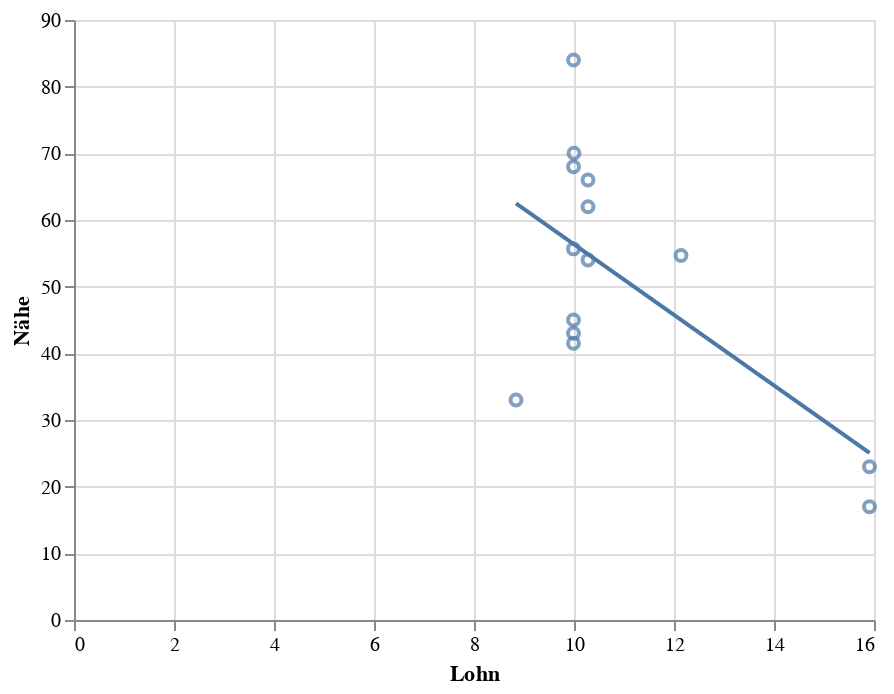
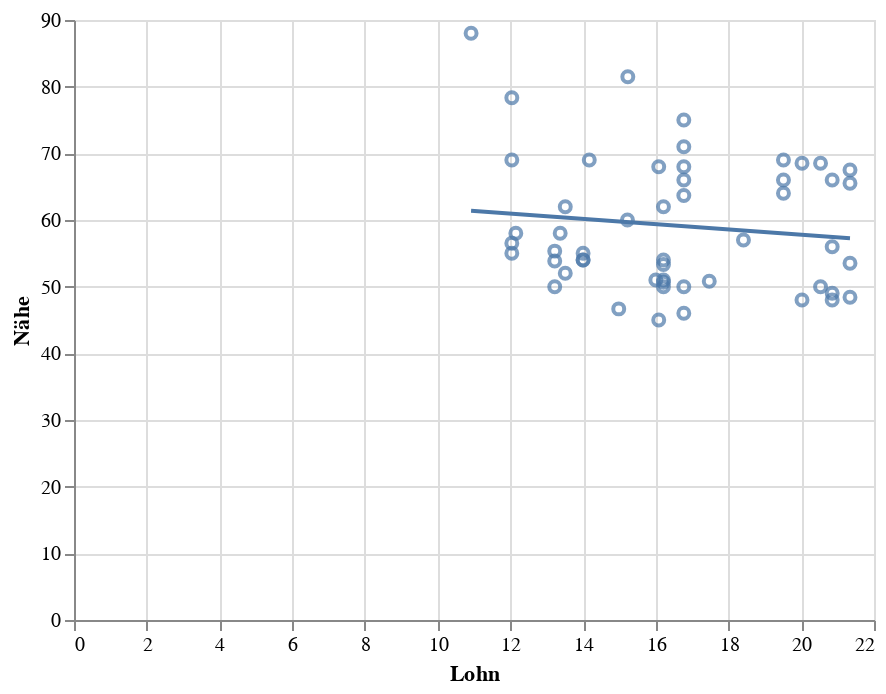
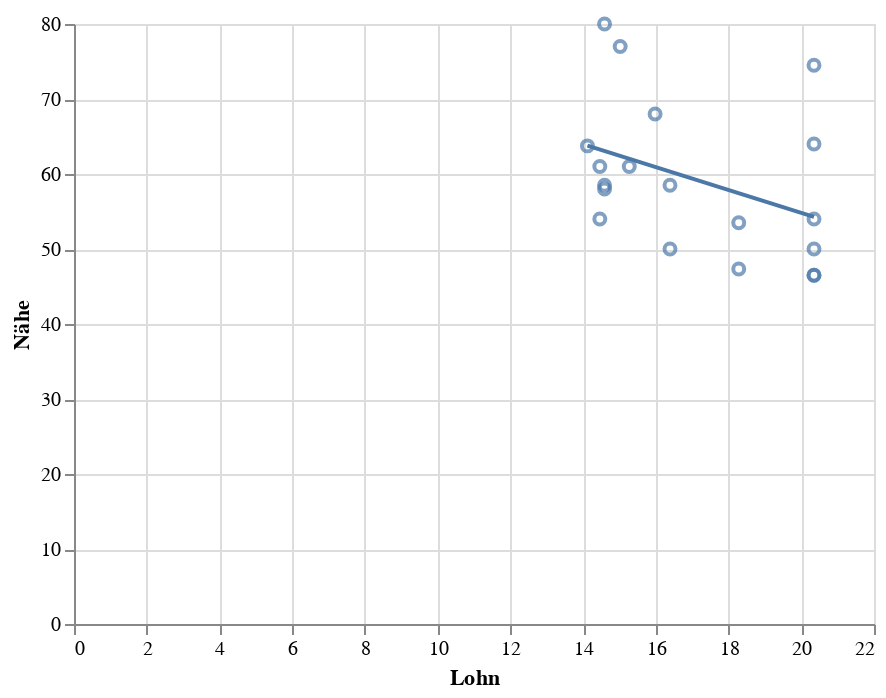
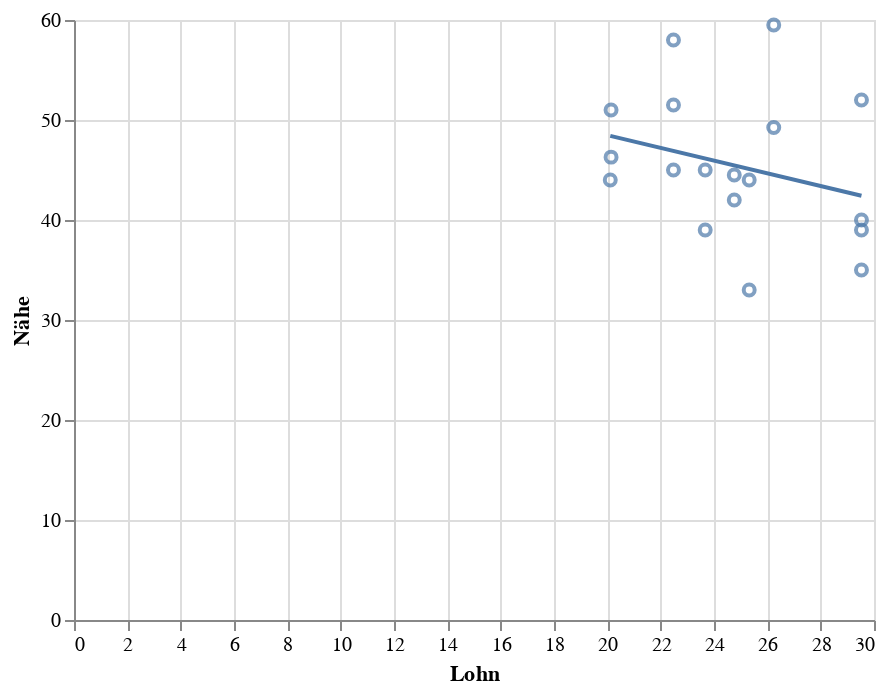

Notebook code cell kept with these figures, in order:
### Markdown cell above
And now we run it only with the clear matches

### Code cell
dataset_to_be_used=merged_clear_matches
sectorlist=dataset_to_be_used["Sektor"].unique().tolist()
sectorlist.sort()
for i in (sectorlist):
    print(i)
    subset=dataset_to_be_used[dataset_to_be_used["Sektor"]==i]
    result=(scipy.stats.linregress(subset["Lohn"], subset["Nähe"]))
    print(result.pvalue)
    print(result.rvalue**2)

    combined = alt.layer(charts + charts.transform_regression('Lohn', 'Nähe').mark_line(), data=subset)
    combined.display()

### Figure 1 — Vega-Lite specification as saved in the notebook (floating-point values rounded to 4 significant figures)
{"config": {"view": {"continuousWidth": 400, "continuousHeight": 300}}, "layer": [{"layer": [{"mark": "point", "encoding": {"tooltip": {"type": "nominal", "field": "Bezeichnung"}, "x": {"type": "quantitative", "field": "Lohn"}, "y": {"type": "quantitative", "field": "Nähe"}}}, {"mark": "line", "encoding": {"tooltip": {"type": "nominal", "field": "Bezeichnung"}, "x": {"type": "quantitative", "field": "Lohn"}, "y": {"type": "quantitative", "field": "Nähe"}}, "transform": [{"on": "Lohn", "regression": "Nähe"}]}]}], "data": {"name": "data-f17cd7315eadbf21d648384e68a27528"}, "$schema": "https://vega.github.io/schema/vega-lite/v4.0.0.json", "datasets": {"data-f17cd7315eadbf21d648384e68a27528": [{"Bezeichnung": "111 Landwirtschaft", "Lohn": 9.99, "Nähe": 84.0, "number_to_merge": "111", "Sektor": "1"}, {"Bezeichnung": "111 Landwirtschaft", "Lohn": 9.99, "Nähe": 43.0, "number_to_merge": "111", "Sektor": "1"}, {"Bezeichnung": "111 Landwirtschaft", "Lohn": 9.99, "Nähe": 41.5, "number_to_merge": "111", "Sektor": "1"}, {"Bezeichnung": "111 Landwirtschaft", "Lohn": 9.99, "Nähe": 68.0, "number_to_merge": "111", "Sektor": "1"}, {"Bezeichnung": "111 Landwirtschaft", "Lohn": 9.99, "Nähe": 55.67, "number_to_merge": "111", "Sektor": "1"}, {"Bezeichnung": "111 Landwirtschaft", "Lohn": 9.99, "Nähe": 45.0, "number_to_merge": "111", "Sektor": "1"}, {"Bezeichnung": "113 Pferdewirtschaft", "Lohn": 8.84, "Nähe": 33.0, "number_to_merge": "113", "Sektor": "1"}, {"Bezeichnung": "114 Fischwirtschaft", "Lohn": 10.0, "Nähe": 70.0, "number_to_merge": "114", "Sektor": "1"}, {"Bezeichnung": "115 Tierpflege", "Lohn": 10.28, "Nähe": 62.0, "number_to_merge": "115", "Sektor": "1"}, {"Bezeichnung": "115 Tierpflege", "Lohn": 10.28, "Nähe": 54.0, "number_to_merge": "115", "Sektor": "1"}, {"Bezeichnung": "115 Tierpflege", "Lohn": 10.28, "Nähe": 66.0, "number_to_merge": "115", "Sektor": "1"}, {"Bezeichnung": "117 Forst-,Jagdwirtschaft, Landschaftspflege", "Lohn": 15.91, "Nähe": 23.0, "number_to_merge": "117", "Sektor": "1"}, {"Bezeichnung": "117 Forst-,Jagdwirtschaft, Landschaftspflege", "Lohn": 15.91, "Nähe": 17.0, "number_to_merge": "117", "Sektor": "1"}, {"Bezeichnung": "121 Gartenbau", "Lohn": 12.14, "Nähe": 54.67, "number_to_merge": "121", "Sektor": "1"}]}}

### Figure 2 — Vega-Lite specification as saved in the notebook (floating-point values rounded to 4 significant figures)
{"config": {"view": {"continuousWidth": 400, "continuousHeight": 300}}, "layer": [{"layer": [{"mark": "point", "encoding": {"tooltip": {"type": "nominal", "field": "Bezeichnung"}, "x": {"type": "quantitative", "field": "Lohn"}, "y": {"type": "quantitative", "field": "Nähe"}}}, {"mark": "line", "encoding": {"tooltip": {"type": "nominal", "field": "Bezeichnung"}, "x": {"type": "quantitative", "field": "Lohn"}, "y": {"type": "quantitative", "field": "Nähe"}}, "transform": [{"on": "Lohn", "regression": "Nähe"}]}]}], "data": {"name": "data-a7087ff5c5d7b0b1f70576dda6fbb7af"}, "$schema": "https://vega.github.io/schema/vega-lite/v4.0.0.json", "datasets": {"data-a7087ff5c5d7b0b1f70576dda6fbb7af": [{"Bezeichnung": "211 Berg-, Tagebau und Sprengtechnik", "Lohn": 20.85, "Nähe": 66.0, "number_to_merge": "211", "Sektor": "2"}, {"Bezeichnung": "211 Berg-, Tagebau und Sprengtechnik", "Lohn": 20.85, "Nähe": 56.0, "number_to_merge": "211", "Sektor": "2"}, {"Bezeichnung": "211 Berg-, Tagebau und Sprengtechnik", "Lohn": 20.85, "Nähe": 49.0, "number_to_merge": "211", "Sektor": "2"}, {"Bezeichnung": "211 Berg-, Tagebau und Sprengtechnik", "Lohn": 20.85, "Nähe": 48.0, "number_to_merge": "211", "Sektor": "2"}, {"Bezeichnung": "212 Naturstein-,Mineral-,Baustoffherstell.", "Lohn": 15.23, "Nähe": 81.5, "number_to_merge": "212", "Sektor": "2"}, {"Bezeichnung": "213 Industrielle Glasherstell.,-verarbeitung", "Lohn": 14.17, "Nähe": 69.0, "number_to_merge": "213", "Sektor": "2"}, {"Bezeichnung": "223 Holzbe- und -verarbeitung", "Lohn": 14.0, "Nähe": 54.0, "number_to_merge": "223", "Sektor": "2"}, {"Bezeichnung": "223 Holzbe- und -verarbeitung", "Lohn": 14.0, "Nähe": 54.0, "number_to_merge": "223", "Sektor": "2"}, {"Bezeichnung": "223 Holzbe- und -verarbeitung", "Lohn": 14.0, "Nähe": 55.0, "number_to_merge": "223", "Sektor": "2"}, {"Bezeichnung": "232 Technische Mediengestaltung", "Lohn": 16.08, "Nähe": 68.0, "number_to_merge": "232", "Sektor": "2"}, {"Bezeichnung": "232 Technische Mediengestaltung", "Lohn": 16.08, "Nähe": 45.0, "number_to_merge": "232", "Sektor": "2"}, {"Bezeichnung": "233 Fototechnik und Fotografie", "Lohn": 13.37, "Nähe": 58.0, "number_to_merge": "233", "Sektor": "2"}, {"Bezeichnung": "234 Drucktechnik,-weiterverarb.,Buchbinderei", "Lohn": 16.0, "Nähe": 51.0, "number_to_merge": "234", "Sektor": "2"}, {"Bezeichnung": "241 Metallerzeugung", "Lohn": 20.53, "Nähe": 50.0, "number_to_merge": "241", "Sektor": "2"}, {"Bezeichnung": "241 Metallerzeugung", "Lohn": 20.53, "Nähe": 68.5, "number_to_merge": "241", "Sektor": "2"}, {"Bezeichnung": "242 Metallbearbeitung", "Lohn": 17.47, "Nähe": 50.8, "number_to_merge": "242", "Sektor": "2"}, {"Bezeichnung": "243 Metalloberflächenbehandlung", "Lohn": 15.22, "Nähe": 60.0, "number_to_merge": "243", "Sektor": "2"}, {"Bezeichnung": "244 Metallbau und Schweißtechnik", "Lohn": 14.98, "Nähe": 46.67, "number_to_merge": "244", "Sektor": "2"}, {"Bezeichnung": "245 Feinwerk- und Werkzeugtechnik", "Lohn": 18.41, "Nähe": 57.0, "number_to_merge": "245", "Sektor": "2"}, {"Bezeichnung": "251 Maschinenbau- und Betriebstechnik", "Lohn": 19.51, "Nähe": 69.0, "number_to_merge": "251", "Sektor": "2"}, {"Bezeichnung": "251 Maschinenbau- und Betriebstechnik", "Lohn": 19.51, "Nähe": 66.0, "number_to_merge": "251", "Sektor": "2"}, {"Bezeichnung": "251 Maschinenbau- und Betriebstechnik", "Lohn": 19.51, "Nähe": 64.0, "number_to_merge": "251", "Sektor": "2"}, {"Bezeichnung": "252 Fahrzeug-Luft-Raumfahrt-,Schiffbautechn.", "Lohn": 16.21, "Nähe": 62.0, "number_to_merge": "252", "Sektor": "2"}, {"Bezeichnung": "252 Fahrzeug-Luft-Raumfahrt-,Schiffbautechn.", "Lohn": 16.21, "Nähe": 54.0, "number_to_merge": "252", "Sektor": "2"}, {"Bezeichnung": "252 Fahrzeug-Luft-Raumfahrt-,Schiffbautechn.", "Lohn": 16.21, "Nähe": 51.0, "number_to_merge": "252", "Sektor": "2"}, {"Bezeichnung": "252 Fahrzeug-Luft-Raumfahrt-,Schiffbautechn.", "Lohn": 16.21, "Nähe": 50.67, "number_to_merge": "252", "Sektor": "2"}, {"Bezeichnung": "252 Fahrzeug-Luft-Raumfahrt-,Schiffbautechn.", "Lohn": 16.21, "Nähe": 53.33, "number_to_merge": "252", "Sektor": "2"}, {"Bezeichnung": "252 Fahrzeug-Luft-Raumfahrt-,Schiffbautechn.", "Lohn": 16.21, "Nähe": 50.0, "number_to_merge": "252", "Sektor": "2"}, {"Bezeichnung": "262 Energietechnik", "Lohn": 16.77, "Nähe": 71.0, "number_to_merge": "262", "Sektor": "2"}, {"Bezeichnung": "262 Energietechnik", "Lohn": 16.77, "Nähe": 68.0, "number_to_merge": "262", "Sektor": "2"}, {"Bezeichnung": "262 Energietechnik", "Lohn": 16.77, "Nähe": 66.0, "number_to_merge": "262", "Sektor": "2"}, {"Bezeichnung": "262 Energietechnik", "Lohn": 16.77, "Nähe": 63.67, "number_to_merge": "262", "Sektor": "2"}, {"Bezeichnung": "262 Energietechnik", "Lohn": 16.77, "Nähe": 46.0, "number_to_merge": "262", "Sektor": "2"}, {"Bezeichnung": "262 Energietechnik", "Lohn": 16.77, "Nähe": 75.0, "number_to_merge": "262", "Sektor": "2"}, {"Bezeichnung": "262 Energietechnik", "Lohn": 16.77, "Nähe": 50.0, "number_to_merge": "262", "Sektor": "2"}, {"Bezeichnung": "263 Elektrotechnik", "Lohn": 20.02, "Nähe": 68.5, "number_to_merge": "263", "Sektor": "2"}, {"Bezeichnung": "263 Elektrotechnik", "Lohn": 20.02, "Nähe": 48.0, "number_to_merge": "263", "Sektor": "2"}, {"Bezeichnung": "272 Techn. Zeichnen, Konstruktion, Modellbau", "Lohn": 21.34, "Nähe": 67.5, "number_to_merge": "272", "Sektor": "2"}, {"Bezeichnung": "272 Techn. Zeichnen, Konstruktion, Modellbau", "Lohn": 21.34, "Nähe": 65.5, "number_to_merge": "272", "Sektor": "2"}, {"Bezeichnung": "272 Techn. Zeichnen, Konstruktion, Modellbau", "Lohn": 21.34, "Nähe": 53.5, "number_to_merge": "272", "Sektor": "2"}, {"Bezeichnung": "272 Techn. Zeichnen, Konstruktion, Modellbau", "Lohn": 21.34, "Nähe": 48.4, "number_to_merge": "272", "Sektor": "2"}, {"Bezeichnung": "281 Textiltechnik und -produktion", "Lohn": 13.51, "Nähe": 62.0, "number_to_merge": "281", "Sektor": "2"}, {"Bezeichnung": "281 Textiltechnik und -produktion", "Lohn": 13.51, "Nähe": 52.0, "number_to_merge": "281", "Sektor": "2"}, {"Bezeichnung": "282 Textilverarbeitung", "Lohn": 13.22, "Nähe": 55.33, "number_to_merge": "282", "Sektor": "2"}, {"Bezeichnung": "282 Textilverarbeitung", "Lohn": 13.22, "Nähe": 53.86, "number_to_merge": "282", "Sektor": "2"}, {"Bezeichnung": "282 Textilverarbeitung", "Lohn": 13.22, "Nähe": 50.0, "number_to_merge": "282", "Sektor": "2"}, {"Bezeichnung": "283 Leder-, Pelzherstellung u. -verarbeitung", "Lohn": 12.15, "Nähe": 58.0, "number_to_merge": "283", "Sektor": "2"}, {"Bezeichnung": "292 Lebensmittel- u. Genussmittelherstellung", "Lohn": 12.04, "Nähe": 78.33, "number_to_merge": "292", "Sektor": "2"}, {"Bezeichnung": "292 Lebensmittel- u. Genussmittelherstellung", "Lohn": 12.04, "Nähe": 56.5, "number_to_merge": "292", "Sektor": "2"}, {"Bezeichnung": "292 Lebensmittel- u. Genussmittelherstellung", "Lohn": 12.04, "Nähe": 69.0, "number_to_merge": "292", "Sektor": "2"}, {"Bezeichnung": "292 Lebensmittel- u. Genussmittelherstellung", "Lohn": 12.04, "Nähe": 55.0, "number_to_merge": "292", "Sektor": "2"}, {"Bezeichnung": "293 Speisenzubereitung", "Lohn": 10.92, "Nähe": 88.0, "number_to_merge": "293", "Sektor": "2"}]}}

### Figure 3 — Vega-Lite specification as saved in the notebook (floating-point values rounded to 4 significant figures)
{"config": {"view": {"continuousWidth": 400, "continuousHeight": 300}}, "layer": [{"layer": [{"mark": "point", "encoding": {"tooltip": {"type": "nominal", "field": "Bezeichnung"}, "x": {"type": "quantitative", "field": "Lohn"}, "y": {"type": "quantitative", "field": "Nähe"}}}, {"mark": "line", "encoding": {"tooltip": {"type": "nominal", "field": "Bezeichnung"}, "x": {"type": "quantitative", "field": "Lohn"}, "y": {"type": "quantitative", "field": "Nähe"}}, "transform": [{"on": "Lohn", "regression": "Nähe"}]}]}], "data": {"name": "data-aea43359c68a940c85d97353429a6987"}, "$schema": "https://vega.github.io/schema/vega-lite/v4.0.0.json", "datasets": {"data-aea43359c68a940c85d97353429a6987": [{"Bezeichnung": "311 Bauplanung u. -überwachung, Architektur", "Lohn": 20.35, "Nähe": 74.5, "number_to_merge": "311", "Sektor": "3"}, {"Bezeichnung": "311 Bauplanung u. -überwachung, Architektur", "Lohn": 20.35, "Nähe": 64.0, "number_to_merge": "311", "Sektor": "3"}, {"Bezeichnung": "311 Bauplanung u. -überwachung, Architektur", "Lohn": 20.35, "Nähe": 50.0, "number_to_merge": "311", "Sektor": "3"}, {"Bezeichnung": "311 Bauplanung u. -überwachung, Architektur", "Lohn": 20.35, "Nähe": 46.5, "number_to_merge": "311", "Sektor": "3"}, {"Bezeichnung": "311 Bauplanung u. -überwachung, Architektur", "Lohn": 20.35, "Nähe": 46.5, "number_to_merge": "311", "Sektor": "3"}, {"Bezeichnung": "311 Bauplanung u. -überwachung, Architektur", "Lohn": 20.35, "Nähe": 54.0, "number_to_merge": "311", "Sektor": "3"}, {"Bezeichnung": "312 Vermessung und Kartografie", "Lohn": 18.28, "Nähe": 53.5, "number_to_merge": "312", "Sektor": "3"}, {"Bezeichnung": "312 Vermessung und Kartografie", "Lohn": 18.28, "Nähe": 47.33, "number_to_merge": "312", "Sektor": "3"}, {"Bezeichnung": "321 Hochbau", "Lohn": 15.02, "Nähe": 77.0, "number_to_merge": "321", "Sektor": "3"}, {"Bezeichnung": "322 Tiefbau", "Lohn": 15.98, "Nähe": 68.0, "number_to_merge": "322", "Sektor": "3"}, {"Bezeichnung": "331 Bodenverlegung", "Lohn": 14.12, "Nähe": 63.75, "number_to_merge": "331", "Sektor": "3"}, {"Bezeichnung": "332 Maler.,Stuckat.,Bauwerksabd,Bautenschutz", "Lohn": 14.46, "Nähe": 61.0, "number_to_merge": "332", "Sektor": "3"}, {"Bezeichnung": "332 Maler.,Stuckat.,Bauwerksabd,Bautenschutz", "Lohn": 14.46, "Nähe": 54.0, "number_to_merge": "332", "Sektor": "3"}, {"Bezeichnung": "333 Aus-,Trockenbau.Iso.Zimmer.Glas.Roll.bau", "Lohn": 14.59, "Nähe": 80.0, "number_to_merge": "333", "Sektor": "3"}, {"Bezeichnung": "333 Aus-,Trockenbau.Iso.Zimmer.Glas.Roll.bau", "Lohn": 14.59, "Nähe": 58.5, "number_to_merge": "333", "Sektor": "3"}, {"Bezeichnung": "333 Aus-,Trockenbau.Iso.Zimmer.Glas.Roll.bau", "Lohn": 14.59, "Nähe": 58.0, "number_to_merge": "333", "Sektor": "3"}, {"Bezeichnung": "342 Klempnerei,Sanitär,Heizung,Klimatechnik", "Lohn": 15.27, "Nähe": 61.0, "number_to_merge": "342", "Sektor": "3"}, {"Bezeichnung": "343 Ver- und Entsorgung", "Lohn": 16.39, "Nähe": 50.0, "number_to_merge": "343", "Sektor": "3"}, {"Bezeichnung": "343 Ver- und Entsorgung", "Lohn": 16.39, "Nähe": 58.5, "number_to_merge": "343", "Sektor": "3"}]}}

### Figure 4 — Vega-Lite specification as saved in the notebook (floating-point values rounded to 4 significant figures)
{"config": {"view": {"continuousWidth": 400, "continuousHeight": 300}}, "layer": [{"layer": [{"mark": "point", "encoding": {"tooltip": {"type": "nominal", "field": "Bezeichnung"}, "x": {"type": "quantitative", "field": "Lohn"}, "y": {"type": "quantitative", "field": "Nähe"}}}, {"mark": "line", "encoding": {"tooltip": {"type": "nominal", "field": "Bezeichnung"}, "x": {"type": "quantitative", "field": "Lohn"}, "y": {"type": "quantitative", "field": "Nähe"}}, "transform": [{"on": "Lohn", "regression": "Nähe"}]}]}], "data": {"name": "data-fdfd486f5dd1a41b0893a478860585e7"}, "$schema": "https://vega.github.io/schema/vega-lite/v4.0.0.json", "datasets": {"data-fdfd486f5dd1a41b0893a478860585e7": [{"Bezeichnung": "411 Mathematik und Statistik", "Lohn": 29.53, "Nähe": 52.0, "number_to_merge": "411", "Sektor": "4"}, {"Bezeichnung": "411 Mathematik und Statistik", "Lohn": 29.53, "Nähe": 39.0, "number_to_merge": "411", "Sektor": "4"}, {"Bezeichnung": "411 Mathematik und Statistik", "Lohn": 29.53, "Nähe": 40.0, "number_to_merge": "411", "Sektor": "4"}, {"Bezeichnung": "411 Mathematik und Statistik", "Lohn": 29.53, "Nähe": 35.0, "number_to_merge": "411", "Sektor": "4"}, {"Bezeichnung": "412 Biologie", "Lohn": 20.14, "Nähe": 51.0, "number_to_merge": "412", "Sektor": "4"}, {"Bezeichnung": "412 Biologie", "Lohn": 20.14, "Nähe": 46.29, "number_to_merge": "412", "Sektor": "4"}, {"Bezeichnung": "413 Chemie", "Lohn": 22.48, "Nähe": 45.0, "number_to_merge": "413", "Sektor": "4"}, {"Bezeichnung": "413 Chemie", "Lohn": 22.48, "Nähe": 58.0, "number_to_merge": "413", "Sektor": "4"}, {"Bezeichnung": "413 Chemie", "Lohn": 22.48, "Nähe": 51.5, "number_to_merge": "413", "Sektor": "4"}, {"Bezeichnung": "414 Physik", "Lohn": 23.67, "Nähe": 45.0, "number_to_merge": "414", "Sektor": "4"}, {"Bezeichnung": "414 Physik", "Lohn": 23.67, "Nähe": 39.0, "number_to_merge": "414", "Sektor": "4"}, {"Bezeichnung": "421 Geologie, Geografie und Meteorologie", "Lohn": 20.11, "Nähe": 44.0, "number_to_merge": "421", "Sektor": "4"}, {"Bezeichnung": "431 Informatik", "Lohn": 25.32, "Nähe": 44.0, "number_to_merge": "431", "Sektor": "4"}, {"Bezeichnung": "431 Informatik", "Lohn": 25.32, "Nähe": 33.0, "number_to_merge": "431", "Sektor": "4"}, {"Bezeichnung": "433 IT-Netzwerkt.,-Koord.,-Administr.,-Orga.", "Lohn": 26.24, "Nähe": 59.5, "number_to_merge": "433", "Sektor": "4"}, {"Bezeichnung": "433 IT-Netzwerkt.,-Koord.,-Administr.,-Orga.", "Lohn": 26.24, "Nähe": 49.25, "number_to_merge": "433", "Sektor": "4"}, {"Bezeichnung": "434 Softwareentwicklung und Programmierung", "Lohn": 24.76, "Nähe": 44.5, "number_to_merge": "434", "Sektor": "4"}, {"Bezeichnung": "434 Softwareentwicklung und Programmierung", "Lohn": 24.76, "Nähe": 42.0, "number_to_merge": "434", "Sektor": "4"}]}}
